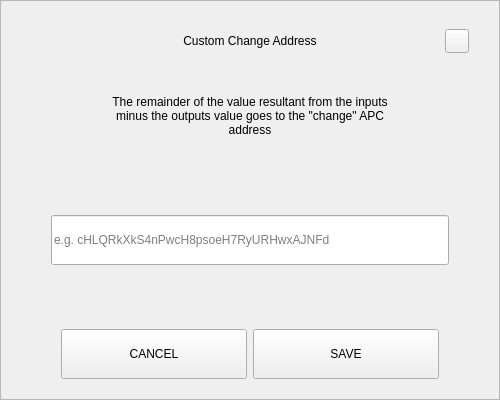
<?xml version="1.0" encoding="UTF-8"?>
<ui version="4.0">
 <class>SendChangeAddressDialog</class>
 <widget class="QDialog" name="SendChangeAddressDialog">
  <property name="geometry">
   <rect>
    <x>0</x>
    <y>0</y>
    <width>500</width>
    <height>400</height>
   </rect>
  </property>
  <property name="windowTitle">
   <string>Dialog</string>
  </property>
  <layout class="QVBoxLayout" name="verticalLayout">
   <property name="spacing">
    <number>0</number>
   </property>
   <property name="leftMargin">
    <number>0</number>
   </property>
   <property name="topMargin">
    <number>0</number>
   </property>
   <property name="rightMargin">
    <number>0</number>
   </property>
   <property name="bottomMargin">
    <number>0</number>
   </property>
   <item>
    <widget class="QFrame" name="frame">
     <property name="styleSheet">
      <string notr="true"/>
     </property>
     <property name="frameShape">
      <enum>QFrame::StyledPanel</enum>
     </property>
     <property name="frameShadow">
      <enum>QFrame::Raised</enum>
     </property>
     <layout class="QVBoxLayout" name="verticalLayout_2" stretch="0,0,0,0,0,0,0">
      <property name="spacing">
       <number>0</number>
      </property>
      <property name="leftMargin">
       <number>30</number>
      </property>
      <property name="topMargin">
       <number>20</number>
      </property>
      <property name="rightMargin">
       <number>30</number>
      </property>
      <property name="bottomMargin">
       <number>20</number>
      </property>
      <item>
       <layout class="QHBoxLayout" name="horizontalLayout_3">
        <property name="spacing">
         <number>0</number>
        </property>
        <item>
         <spacer name="horizontalSpacer_2">
          <property name="orientation">
           <enum>Qt::Horizontal</enum>
          </property>
          <property name="sizeHint" stdset="0">
           <size>
            <width>40</width>
            <height>20</height>
           </size>
          </property>
         </spacer>
        </item>
        <item>
         <widget class="QLabel" name="labelTitle">
          <property name="minimumSize">
           <size>
            <width>0</width>
            <height>40</height>
           </size>
          </property>
          <property name="maximumSize">
           <size>
            <width>16777215</width>
            <height>40</height>
           </size>
          </property>
          <property name="styleSheet">
           <string notr="true">padding-left:24px;</string>
          </property>
          <property name="text">
           <string>Custom Change Address</string>
          </property>
          <property name="alignment">
           <set>Qt::AlignCenter</set>
          </property>
          <property name="margin">
           <number>7</number>
          </property>
         </widget>
        </item>
        <item>
         <spacer name="horizontalSpacer">
          <property name="orientation">
           <enum>Qt::Horizontal</enum>
          </property>
          <property name="sizeHint" stdset="0">
           <size>
            <width>40</width>
            <height>20</height>
           </size>
          </property>
         </spacer>
        </item>
        <item>
         <widget class="QPushButton" name="btnEsc">
          <property name="minimumSize">
           <size>
            <width>24</width>
            <height>24</height>
           </size>
          </property>
          <property name="maximumSize">
           <size>
            <width>24</width>
            <height>24</height>
           </size>
          </property>
          <property name="focusPolicy">
           <enum>Qt::NoFocus</enum>
          </property>
          <property name="text">
           <string/>
          </property>
         </widget>
        </item>
       </layout>
      </item>
      <item>
       <spacer name="verticalSpacer_2">
        <property name="orientation">
         <enum>Qt::Vertical</enum>
        </property>
        <property name="sizeType">
         <enum>QSizePolicy::Fixed</enum>
        </property>
        <property name="sizeHint" stdset="0">
         <size>
          <width>20</width>
          <height>20</height>
         </size>
        </property>
       </spacer>
      </item>
      <item alignment="Qt::AlignHCenter">
       <widget class="QLabel" name="labelMessage">
        <property name="minimumSize">
         <size>
          <width>0</width>
          <height>70</height>
         </size>
        </property>
        <property name="text">
         <string>The remainder of the value resultant from the inputs minus the outputs value goes to the &quot;change&quot; APC address</string>
        </property>
        <property name="alignment">
         <set>Qt::AlignCenter</set>
        </property>
        <property name="wordWrap">
         <bool>true</bool>
        </property>
       </widget>
      </item>
      <item>
       <spacer name="verticalSpacer_3">
        <property name="orientation">
         <enum>Qt::Vertical</enum>
        </property>
        <property name="sizeHint" stdset="0">
         <size>
          <width>20</width>
          <height>40</height>
         </size>
        </property>
       </spacer>
      </item>
      <item>
       <layout class="QHBoxLayout" name="horizontalLayout_2">
        <property name="spacing">
         <number>0</number>
        </property>
        <property name="leftMargin">
         <number>20</number>
        </property>
        <property name="rightMargin">
         <number>20</number>
        </property>
        <item>
         <widget class="QLineEdit" name="lineEditAddress">
          <property name="minimumSize">
           <size>
            <width>0</width>
            <height>50</height>
           </size>
          </property>
          <property name="placeholderText">
           <string notr="true">e.g. cHLQRkXkS4nPwcH8psoeH7RyURHwxAJNFd</string>
          </property>
         </widget>
        </item>
       </layout>
      </item>
      <item>
       <spacer name="verticalSpacer">
        <property name="orientation">
         <enum>Qt::Vertical</enum>
        </property>
        <property name="sizeHint" stdset="0">
         <size>
          <width>20</width>
          <height>40</height>
         </size>
        </property>
       </spacer>
      </item>
      <item>
       <layout class="QHBoxLayout" name="horizontalLayout" stretch="2,2">
        <property name="spacing">
         <number>6</number>
        </property>
        <property name="leftMargin">
         <number>30</number>
        </property>
        <property name="rightMargin">
         <number>30</number>
        </property>
        <item>
         <widget class="QPushButton" name="btnCancel">
          <property name="minimumSize">
           <size>
            <width>180</width>
            <height>50</height>
           </size>
          </property>
          <property name="focusPolicy">
           <enum>Qt::NoFocus</enum>
          </property>
          <property name="text">
           <string>CANCEL</string>
          </property>
         </widget>
        </item>
        <item>
         <widget class="QPushButton" name="btnSave">
          <property name="minimumSize">
           <size>
            <width>180</width>
            <height>50</height>
           </size>
          </property>
          <property name="focusPolicy">
           <enum>Qt::NoFocus</enum>
          </property>
          <property name="text">
           <string>SAVE</string>
          </property>
         </widget>
        </item>
       </layout>
      </item>
     </layout>
    </widget>
   </item>
  </layout>
 </widget>
 <resources/>
 <connections/>
</ui>
